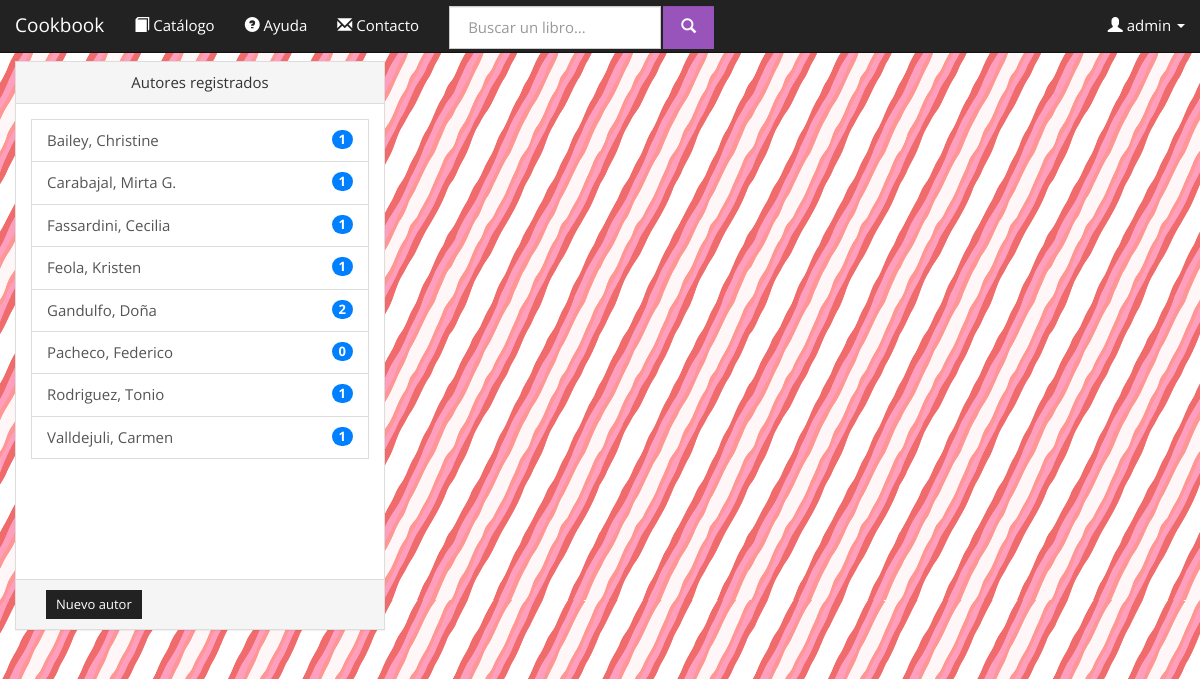
The page /cookbooks.com.ar/admin_authors.php (signed in) on the database as committed earlier.
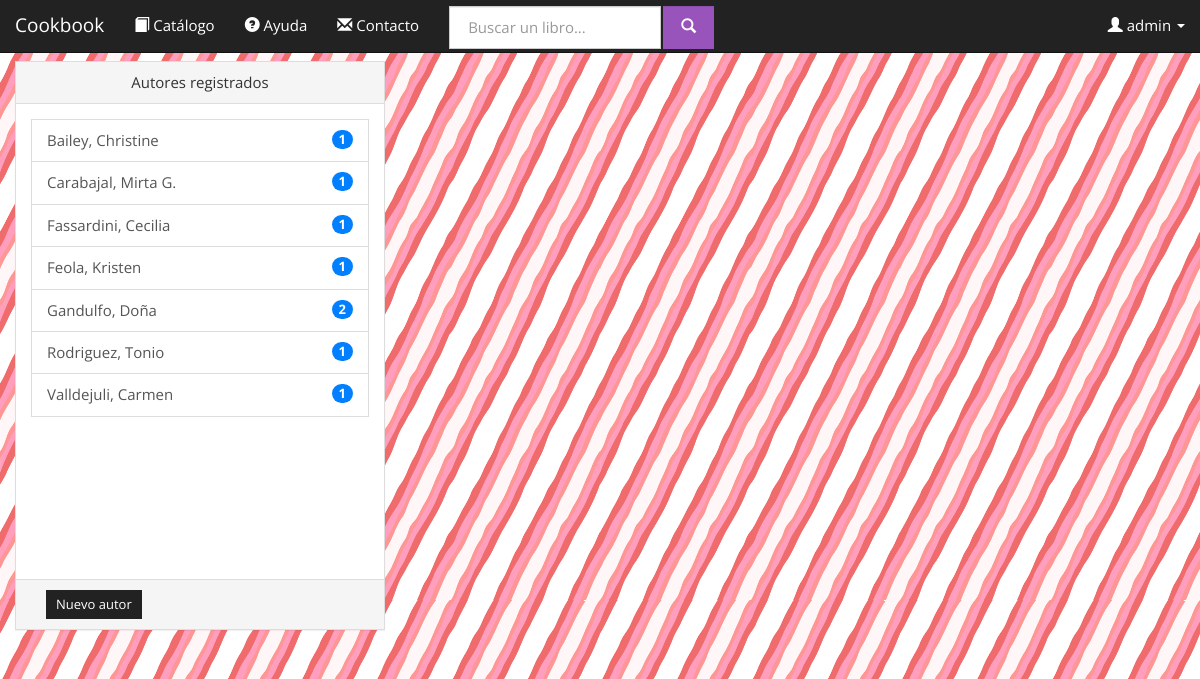
The same page on the database as committed later.
### tables this page shows
CREATE TABLE IF NOT EXISTS `autor` (
  `ID` int(11) NOT NULL AUTO_INCREMENT,
  `nombre` varchar(30) NOT NULL,
  `apellido` varchar(30) NOT NULL,
  `fecha_nacimiento` date DEFAULT '0000-00-00',
  `lugar_nacimiento` varchar(50) DEFAULT '',
  `eliminado` tinyint(1) NOT NULL DEFAULT '0',
  PRIMARY KEY (`ID`)
);

### cookbooks.com.ar/database.php (called while the page is built, shortened)
<?php
class Conexion {
	private $local = false;
	private $hostname = 'localhost';
	private $port = '8080';
	private $username = 'root';
	private $password = 'F3Dericcio';
	private $dbname = 'cookbookg32';
	private $dbh;
	function __construct(){
		if (!$this->local){
			$this->hostname = 'db4free.net';
			$this->port = '3306';
			$this->username = 'federico';
			$this->password = 'federico';
			$this->dbname = 'cookbookg32';
		}
	}
	function conectar(){
		try {
			$this->dbh = new PDO("mysql:host=$this->hostname;dbname=$this->dbname;port=$this->port", $this->username, $this->password, array(PDO::MYSQL_ATTR_INIT_COMMAND => "SET NAMES utf8"));
			return true;
		} catch(PDOException $e) {
			return false;
		}
	}
	function query($statement){
		return $this->dbh->query($statement);
	}
}
class Books{
	static private $conexion;
	static private $initialized = false;
	static function initialize(){
		if (self::$initialized) return;
		self::$conexion = new Conexion;
		self::$initialized = TRUE;
	}
	static function getBooksBy($author_id){
		$result = self::$conexion->query("
			SELECT L.ID, L.ISBN, L.titulo, GROUP_CONCAT(E.id_autor) as autores, L.IDIOMA, L.paginas, L.precio, L.fecha, L.etiquetas, L.texto, L.tapa, L.eliminado
			FROM autor A
			LEFT JOIN escribe E ON (A.ID=E.id_autor)
			INNER JOIN libros L ON (E.id_libro=L.ID)
			GROUP BY (L.ID)
			HAVING (autores LIKE '%$author_id%' AND L.eliminado=0)
		");
		$books = Array();
		if ($result){
			if ($result->rowCount()>0){
				$rows = $result->fetchAll(PDO::FETCH_ASSOC);
				foreach ($rows as $num => $row) {
					array_push($books, new Book($row));
				}
			}
		}
		return $books;
	}
}
class Authors{
	static private $conexion;
	private static function initialize(){
		self::$conexion = new Conexion;
	}
	public static function getAuthors(){
		$result =  self::$conexion->query("
			SELECT *
			FROM autor
			WHERE (eliminado=0)
			ORDER BY apellido
		");
		$authors = array();
		if ($result){
			$authorsData = $result->fetchAll(PDO::FETCH_ASSOC);
			foreach ($authorsData as $key => $info) {
				array_push($authors, new Author($info));
			}
		}
		return $authors;
	}
}
class Author{
	private	$ID,
			$nombre,
			$apellido,
			$fecha_nacimiento,
			$lugar_nacimiento,
			$eliminado;
	function __construct($params){
		$this->ID = $params['ID'];
		$this->nombre = $params['nombre']? $params['nombre']: "";
		$this->apellido = $params['apellido']? $params['apellido']:"";
	}
	function getID(){
		return $this->ID;
	}
	function getNombre(){
		return $this->nombre;
	}
	function getApellido(){
		return $this->apellido;
	}
	function getBooks(){
		return Books::getBooksBy($this->ID);
	}
}
		?>

### cookbooks.com.ar/admin_authors.php (the view, shortened to what this page needs)
<?php include_once('database.php'); ?>
<!DOCTYPE html>
<html lang="es">
    <head>
        <link href="bootstrap-3.1.1-dist/css/bootstrap_Cosmo.css" rel="stylesheet" media="screen">
        <?php include_once('database.php'); ?>
    </head>
    <body>
        <?php include_once('navigation.php'); ?>
        <?php
			$ID_ACTIVE = -1;		if (isset($_REQUEST['id'])) $ID_ACTIVE = $_REQUEST['id'];
	    ?>
        <div class="container-fluid text-center">
            <div class="row">
                <div class="col-md-4">
                	<div class="panel panel-default">
                		<div class="panel-heading">Autores registrados</div>
                		<div class="panel-body" style="max-height: 475px; min-height:475px; overflow-y: scroll;">
                			<div class="list-group text-left">
                				<?php
                					$autores = Authors::getAuthors();
									foreach ($autores as $key => $value) {
										$books = $value->getBooks();
										?>
										<a id="auth_<?php echo $value->getID(); ?>" href="admin_authors.php?id=<?php echo $value->getID(); ?>" class="list-group-item <?php if ($ID_ACTIVE==$value->getID()) echo 'active' ?>">
											<?php echo $value->getApellido().', '.$value->getNombre(); ?>
											<span class="badge" title="Cantidad de libros"><?php echo count($books); ?></span>
										</a>
										<?php
									}
                				?>
                			</div>
                		</div>
                		<div class="panel-footer">
                			<div class="container-fluid">
	                			<a class="btn btn-sm btn-default pull-left" onclick="window.location.href='admin_authors.php?new=1'">Nuevo autor</a>
                			</div>
                		</div>
                	</div>
                </div>
            </div>
        </div>
    </body>
</html>

Rows that differ between the two databases and show on the page:
no longer on this page (row edited): autor: apellido "Pacheco", nombre "Federico", count($books) "0"
